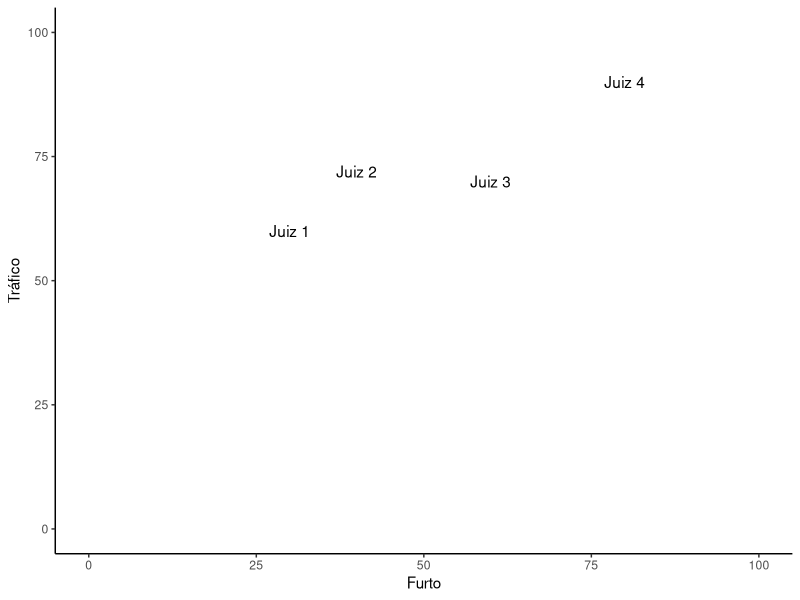

This chart was generated by the following R code: (Note: this script raises an error after producing the figure.)
## ---- chunk 1
library(kableExtra)
## ---- chunk 2
a <- data.frame("Caso" = c("Acusado de tráfico. Segundo policiais, o acusado jogou uma sacola no chão contendo drogas às 18hrs. O réu negou e apresentou provas de que havia trabalhado como ajudante de pedreiro até às 17hrs.", "Acusada de tráfico. Segundo policiais, a ré jogou um embrulho no chão contendo drogas. A ré negou e disse que estava apenas no lugar 'errado, na hora errada'.", "Acusado de furto. Furtou cinco cuecas no valor de R$ 41,95.", "Acusado de furto. Furtou uma furadeira elétrica no valor de R$ 252,90"), "Decisão" = c("Condenação", "Absolvição", "Condenação", "Absolvição"))

kable(a) %>%
  kable_styling("striped", full_width = F) %>%
  pack_rows("Situação 1", 1, 2) %>%
  pack_rows("Situação 2", 3, 4)

## ---- chunk 3
a <- data.frame("Teorias" = c("Atitudinal", "Atitudinal", "Estratégica", "Estratégica"), "Incentivos relevantes" = c("Sim", "Não", "Sim", "Não"),
                "Comportamento Predito" = c("Sincero", "Sincero", "Sofisticado", "Sincero"), "Explicação" = c("Ativação das preferências políticas","Ativação das preferências políticas", "Maximização dos objetivos", "Ausência de incentivos relevantes"))

kable(a) %>%
  kable_styling("striped", full_width = F) %>%
  collapse_rows(columns = 1, valign = "top")%>%
  row_spec(c(2,4), bold = T, color = "white", background = "#D7261E")

## ---- chunk 4
library(tidyverse)
## ---- chunk 5
juizes <- data.frame("Furto" = c(30, 40, 60, 80), "Tráfico" = c(60, 72, 70, 90),
                     nome=c("Juiz 1", "Juiz 2", "Juiz 3", "Juiz 4"))

ggplot(juizes, aes(x=Furto, y=Tráfico))+
  geom_text(aes(label=nome))+
  coord_cartesian(xlim = c(0,100), ylim=c(0,100))+
  theme_classic()
## ---- chunk 6
a <- dist(juizes[,1:2], method="euclidean")
as.matrix(a)
## ---- chunk 7

library(data.table)
library(tidyverse)
library(gdata)
library(reshape2)

base <- rio::import("base_codificada.rda")
sp_idhm <- rio::import("sp_idhm.xlsx") #Parte da base do Atlas de Desenvolvimento Humano
base_homicidio <- rio::import("base_homicidio.xlsx") #Parte dos dados do Atlas da Violencia (IPEA, 2019)

#######################
#  Preparando a base  #
#######################

#Transpor os dados de tx de homicidio e idhm
base$Comarca <- base$Comarca %>% str_to_upper() #Transformar em Caixa Alta

base[base$Comarca=="JUNDIAÍ / SP",]$Comarca <- "JUNDIAÍ" #Corrigir um nome

base[base$Comarca=="IPAUÇU",]$Comarca <- "IPAUSSU" #Corrigir um nome

base$idhm <- sp_idhm$IDHM[match(base$Comarca, sp_idhm$Município)] #Transpor os dados do IDHM para a base codificada

base_homicidio$mun <- base_homicidio$mun %>% str_to_upper() #Transformar em caixa alta

base$homicidio <- base_homicidio$tax_hom[match(base$Comarca,
                                               base_homicidio$mun)] #Transpor os dados da tx de homicidio para a base codificada


#########################
#  Testando a hipotese  #
#########################

#### Parametros

crimes <- list(c("furto", "roubo"), c("furto", "roubo", "receptação"),
               c("furto", "roubo", "tráfico", "receptação")) #1º parametro: crimes usados para medir a preferencia

n_decisoes <- c(100, 50, 30) #2º parametro: nº minimo de decisoes por juiz em cada crime

###Loop para os tres modelos

tabelas <- list() #objeto para armazenar os resultados dos modelos
n_juizes <- data.frame() #objeto para armazenar o tamanho da amostra de juizes por modelo
decisoes <- data.frame() #objeto para armazenar o nº de decisoes da base de teste



for(i in 1:3){

  ###Calcular as proporcoes de condenacoes dos juizes nos crimes
  base_teste <- base %>% 
    group_by(Magistrado, Assunto)%>% #Agrupa pelo nome do magistrado e pelo crime
    summarise("prop_condena" = (sum(condena)/ #calcula a proporcao de condenacao e o total julgados por juiz/ano
                                  (sum(condena)+ sum(absolve)))*100,
              "Total" = sum(condena) +
                sum(absolve)) %>%
    filter(Assunto %in% crimes[[i]] & Total >= n_decisoes[i]) %>%  #Parametros do teste: Seleciona os crimes e o minimo de decisoes por crime
    select(-Total) %>% 
    spread(Assunto, "prop_condena") %>% 
    drop_na()
  
  n_juizes <- rbind(n_juizes, nrow(base_teste)) #Total de juizes na amostra
  
  ###Calcular as distancias ideologica entre os juizes
  a <- (base_teste[,2]+base_teste[,3])/2
  
  base_teste$media <- a[,1]
  
  base_teste <- base_teste %>%
    arrange(media) %>% 
    ungroup() %>% 
    mutate(num = 1:n()) 
  
  
  dist_mag <- base_teste %>% select(crimes[[i]]) %>% 
    dist(method="euclidian") #Calcular a distância entre os juizes
  
  dist_mag <- melt(as.matrix(dist_mag), varnames = c("row", "col")) %>%
    arrange(desc(value)) #Transforma a base
  
  if (dist_mag[1,1] > dist_mag[1,2]){
    dist_mag <- dist_mag %>% filter(row==dist_mag[1,2])
  } else {
    dist_mag <- dist_mag %>% filter(row==dist_mag[1,1])
  }  #COnsiderando o juiz com a menor media como ancora, logo, como 0
  
  #Transpondo a medida para os juizes
  
  base_teste$preferencia <- dist_mag$value[match(base_teste$num,
                                                 dist_mag$col)] 
  
  #########################
  #  Testando a hipotese  #
  #########################
  
  #Tranpor a medida de preferencia para a base
  base$preferencia <- base_teste$preferencia[match(base$Magistrado,
                                                   base_teste$Magistrado)] 
  
  #Finalizar a base
  base_teste <- base %>% drop_na(preferencia) %>%  #Retirar juizes fora da amostra
                  filter(!Assunto %in% crimes[[i]]) #Retirar os crimes usados para a construcao da medida
  
  decisoes <- rbind(decisoes, nrow(base_teste)) #Total de decisoes na base de teste
  
  base_teste$entrancia <- as.factor(base_teste$entrancia) #transforma a variavel entrancia em fator
  
  base_teste$entrancia <- relevel(base_teste$entrancia, ref="final")
  
  #####Rodando o modelo
  
  reg <- glm(condena ~ preferencia + idhm + homicidio  + preferencia*entrancia +
               as.factor(Assunto), data=base_teste, family="binomial")
  
  a <- summary(reg)
  
  a <- round(a$coefficients, 3)
  
  a <- a[c(1:6, (nrow(a)-1),nrow(a)),]
  
  
  b <- round(exp(reg$coefficients), 3)
  
  b <- b[c(1:6, (length(b)-1),length(b))]
  
  d <- as.data.frame(round(exp(confint.default(reg)), 3))
  
  d <- paste(d$`2.5 %`, ",", d$`97.5 %`)
  
  d <- d[c(1:6, (length(d)-1),length(d))]
  
  a <- as.data.frame(cbind(a, b, d))
  
  a <- a %>% select(-`z value`) %>% 
    rename("Razão de chances" = b, "Intervalo" = d) %>% 
    select(1,2,4,5,3)
  
  rownames(a) <-  c("Intercepto", "Preferência", "IDHM",
                    "Taxa de Homicídio",
                    "Entrância inicial -Ref: Entrância Final",
                    "Entrância intermediária -Ref: Entrância Final",
                    "Preferência: Entrância Inicial",
                    "Preferência: Entrância Intermediária")
  
  tabelas[[i]] <- a
}
## ---- chunk 8
kable(tabelas[[1]]) %>% 
  kable_styling("striped", full_width = T)
## ---- chunk 9
kable(tabelas[[2]]) %>% 
  kable_styling("striped", full_width = T)
## ---- chunk 10
kable(tabelas[[3]]) %>% 
  kable_styling("striped", full_width =T)
